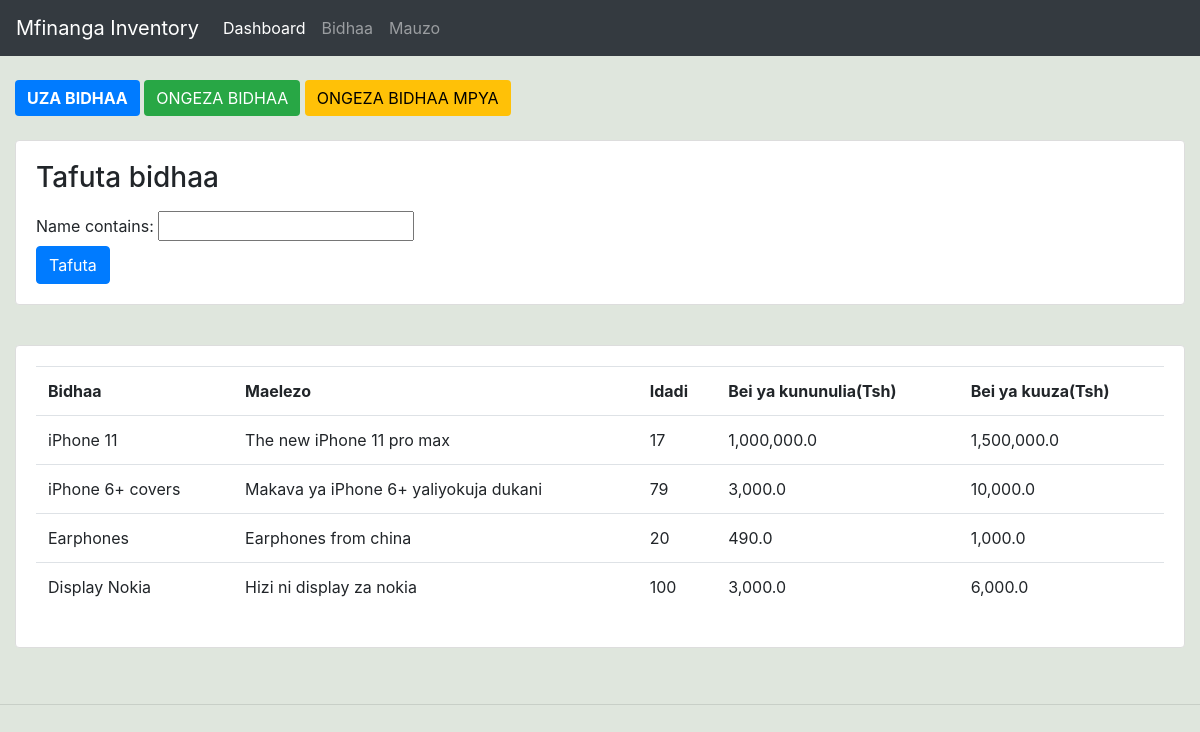
/products/, run on an earlier commit of the app's database.
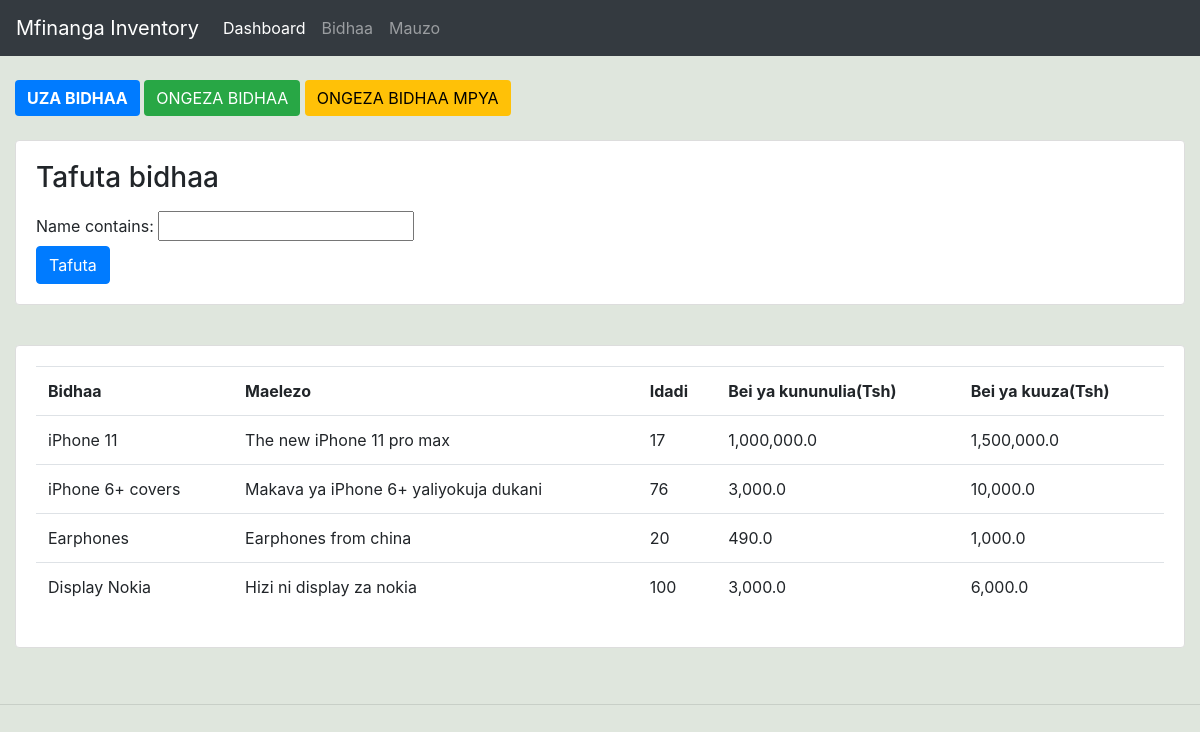
And on a later commit of the database.
### accounts/models.py (models this page shows, shortened)
class Product(models.Model):
    name = models.CharField(max_length=200, null=True)
    description = models.TextField(max_length=200, null=True, blank=True)
    cost_price = models.FloatField(null=True)
    selling_price = models.FloatField(null=True)
    quantity = models.PositiveIntegerField(null=True)
    date_created = models.DateTimeField(auto_now_add=True, null=True)

### accounts/views.py (the view)
# urls.py: path('products/', views.products,name="products"),
def products(response):
    products = Product.objects.all()
    myFilter = ProductFilter(response.GET, queryset=products)
    products = myFilter.qs
    context = {"products":products,"myFilter":myFilter}
    return render(response, 'accounts/products.html',context)

### accounts/templates/accounts/products.html
{% extends 'accounts/main.html' %}
{% load humanize %}
{% block content %}
    <br>
    <div class="row">
        <div class="col-md">
            <a href="{% url 'create_sale' %}" class="btn" style="background-color: #007BFF; color: white; border: none;"><b>UZA BIDHAA</b></a>
            <a href="{% url 'add_existing_product' %}" class="btn" style="background-color: #28A745; color: white; border: none;">ONGEZA BIDHAA</a>
            <a href="{% url 'create_product' %}" class="btn" style="background-color: #FFC107; color: black; border: none;">ONGEZA BIDHAA MPYA</a>
            <br>
            <br>
            <div class="row">
                <div class="col">
                    <div class="card card-body">
                        <h3>Tafuta bidhaa</h3>
                        <form method="GET">
                            {{ myFilter.form }}
                            <button class="btn btn-primary">Tafuta</button>
                        </form>
                    </div>
                </div>
            </div>
            <br>
            <div class="card card-body">
                <table class="table">
                    <tr>
                        <th>Bidhaa</th>
                        <th>Maelezo</th>
                        <th>Idadi</th>
                        <th>Bei ya kununulia(Tsh)</th>
                        <th>Bei ya kuuza(Tsh)</th>
                    </tr>
                    {% for i in products %}
                    <tr>
                        <td>{{i.name}}</td>
                        <td>{{i.description}}</td>
                        <td>{{i.quantity|intcomma}}</td>
                        <td>{{i.cost_price|intcomma}}</td>
                        <td>{{i.selling_price|intcomma}}</td>
                    </tr>
                    {% endfor %}
                </table>
            </div>
            <br>
        </div>
    </div>
{% endblock %}

What changed in the data, as far as the page shows it:
changed Product "iPhone 6+ covers": quantity "79" → "76"
